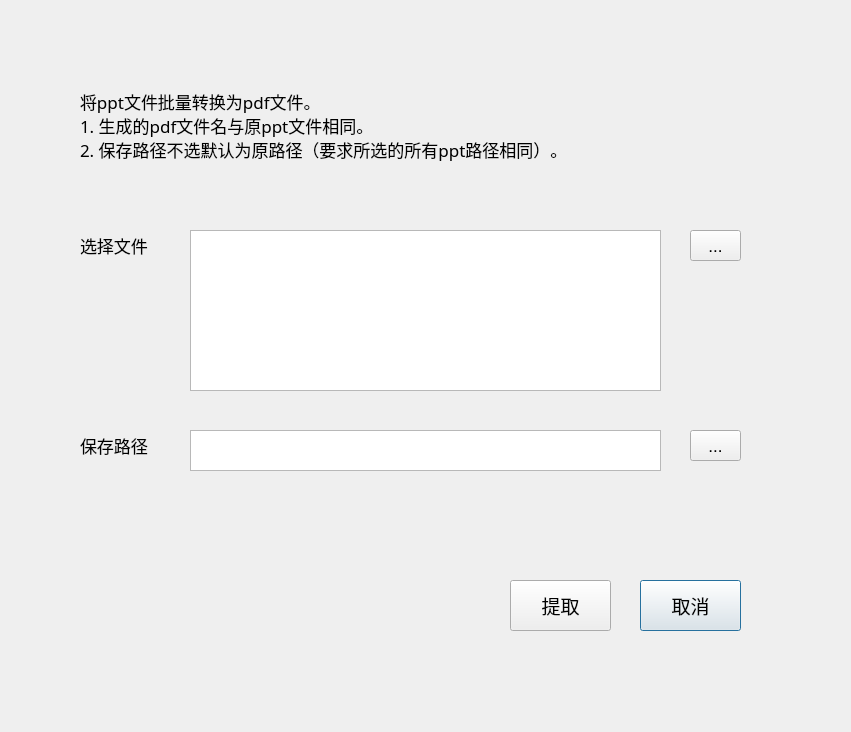
<?xml version="1.0" encoding="UTF-8"?>
<ui version="4.0">
 <class>Dialog</class>
 <widget class="QDialog" name="Dialog">
  <property name="geometry">
   <rect>
    <x>0</x>
    <y>0</y>
    <width>851</width>
    <height>732</height>
   </rect>
  </property>
  <property name="maximumSize">
   <size>
    <width>9999</width>
    <height>9999</height>
   </size>
  </property>
  <property name="font">
   <font>
    <pointsize>13</pointsize>
   </font>
  </property>
  <property name="windowTitle">
   <string>Dialog</string>
  </property>
  <widget class="QLabel" name="label_3">
   <property name="geometry">
    <rect>
     <x>80</x>
     <y>230</y>
     <width>91</width>
     <height>31</height>
    </rect>
   </property>
   <property name="font">
    <font>
     <pointsize>13</pointsize>
    </font>
   </property>
   <property name="text">
    <string>选择文件</string>
   </property>
  </widget>
  <widget class="QTextEdit" name="textEdit_2">
   <property name="geometry">
    <rect>
     <x>190</x>
     <y>430</y>
     <width>471</width>
     <height>41</height>
    </rect>
   </property>
   <property name="font">
    <font>
     <pointsize>13</pointsize>
    </font>
   </property>
  </widget>
  <widget class="QTextEdit" name="textEdit">
   <property name="geometry">
    <rect>
     <x>190</x>
     <y>230</y>
     <width>471</width>
     <height>161</height>
    </rect>
   </property>
   <property name="font">
    <font>
     <pointsize>13</pointsize>
    </font>
   </property>
  </widget>
  <widget class="QToolButton" name="selectFileBtn">
   <property name="geometry">
    <rect>
     <x>690</x>
     <y>230</y>
     <width>51</width>
     <height>31</height>
    </rect>
   </property>
   <property name="font">
    <font>
     <pointsize>13</pointsize>
    </font>
   </property>
   <property name="text">
    <string>...</string>
   </property>
  </widget>
  <widget class="QLabel" name="label_4">
   <property name="geometry">
    <rect>
     <x>80</x>
     <y>430</y>
     <width>91</width>
     <height>31</height>
    </rect>
   </property>
   <property name="font">
    <font>
     <pointsize>13</pointsize>
    </font>
   </property>
   <property name="text">
    <string>保存路径</string>
   </property>
  </widget>
  <widget class="QToolButton" name="selectPathBtn">
   <property name="geometry">
    <rect>
     <x>690</x>
     <y>430</y>
     <width>51</width>
     <height>31</height>
    </rect>
   </property>
   <property name="font">
    <font>
     <pointsize>13</pointsize>
    </font>
   </property>
   <property name="text">
    <string>...</string>
   </property>
  </widget>
  <widget class="QPushButton" name="exitBtn">
   <property name="geometry">
    <rect>
     <x>640</x>
     <y>580</y>
     <width>101</width>
     <height>51</height>
    </rect>
   </property>
   <property name="font">
    <font>
     <pointsize>14</pointsize>
    </font>
   </property>
   <property name="text">
    <string>取消</string>
   </property>
  </widget>
  <widget class="QPushButton" name="operateBtn">
   <property name="geometry">
    <rect>
     <x>510</x>
     <y>580</y>
     <width>101</width>
     <height>51</height>
    </rect>
   </property>
   <property name="font">
    <font>
     <pointsize>14</pointsize>
    </font>
   </property>
   <property name="text">
    <string>提取</string>
   </property>
  </widget>
  <widget class="QLabel" name="label_5">
   <property name="geometry">
    <rect>
     <x>80</x>
     <y>70</y>
     <width>671</width>
     <height>111</height>
    </rect>
   </property>
   <property name="font">
    <font>
     <family>宋体</family>
     <pointsize>13</pointsize>
    </font>
   </property>
   <property name="text">
    <string>将ppt文件批量转换为pdf文件。
1. 生成的pdf文件名与原ppt文件相同。
2. 保存路径不选默认为原路径（要求所选的所有ppt路径相同）。</string>
   </property>
  </widget>
 </widget>
 <resources>
  <include location="pictures.qrc"/>
 </resources>
 <connections/>
</ui>
